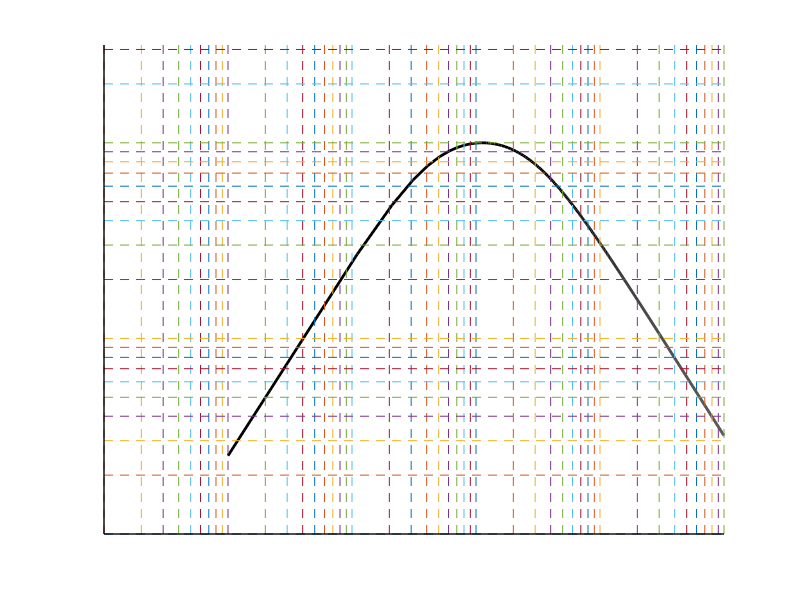
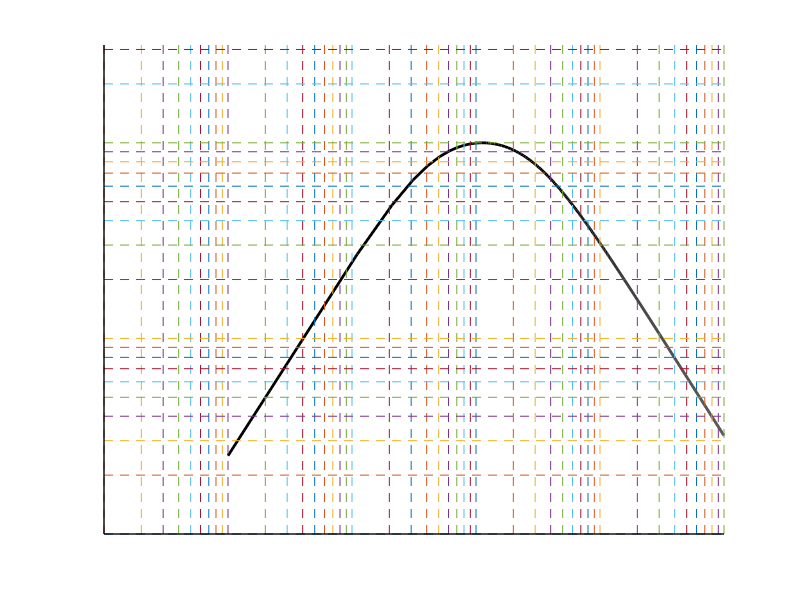

Recreate these plots in MATLAB, in order.
%
clf
hold on

vs=10;
R=2;
L=0.01;
C=0.02;

ZL=@(f) j.*2.*pi.*f.*L;
ZC=@(f) 1./(j.*2.*pi.*f.*C);
vr=@(f) vs.*R./(R+ZL(f)+ZC(f));


f=0.1:1000;
plot(log10(f),20*log10(abs(vr(f))),"linewidth",2,"color","black")

%grid
%x ticks
x=[0.01,0.02,0.03,0.04,0.05,0.06,0.07,0.08,0.09,0.1,0.2,0.3,0.4,0.5,0.6,0.7,0.8,0.9,1,2,3,4,5,6,7,8,9,10,20,30,40,50,60,70,80,90,100,200,300,400,500,600,700,800,900,1000];

for xtk=log10(x)
plot([xtk,xtk],[-20,30],"linestyle","--")
endfor

%y ticks
y=[0.01,0.02,0.03,0.04,0.05,0.06,0.07,0.08,0.09,0.1,0.2,0.3,0.4,0.5,0.6,0.7,0.8,0.9,1,2,3,4,5,6,7,8,9,10,20,30,40,50,60,70,80,90,100];

for ytk=20*log10(y)
plot([log10(0.01),log10(1000)],[ytk,ytk],"linestyle","--")
endfor



%axis
plot([log10(0.01),log10(1000)],[-20,-20],"linewidth",1,"color","black")
plot([log10(0.01),log10(0.01)],[-20,30],"linewidth",1,"color","black")

axis([log10(0.01),log10(1000),-20,30])
grid off
axis off

print -demf bodeMagnitudeRLC.emf
print -deps bodeMagnitudeRLC.eps

